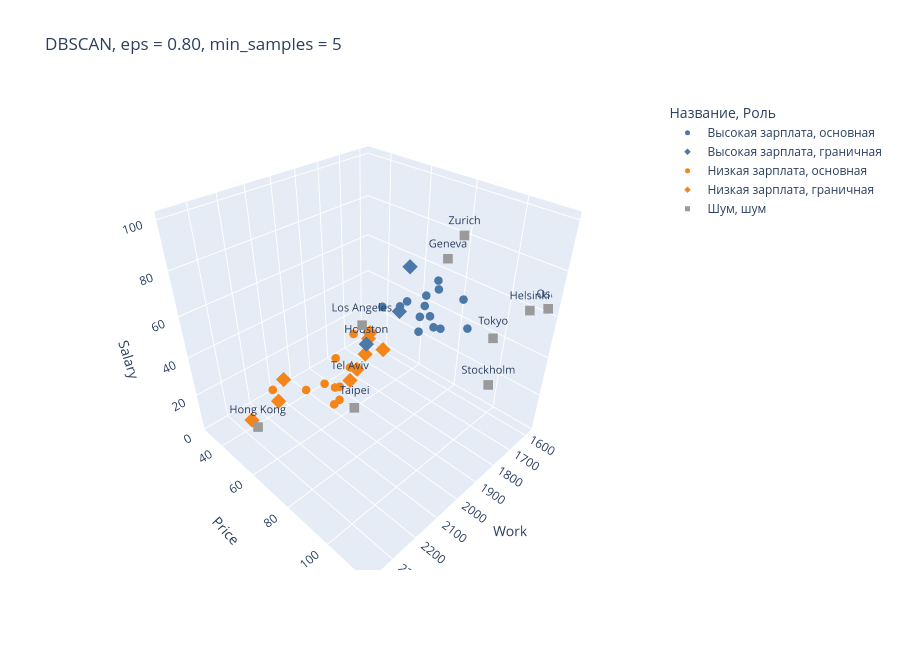

Here is the notebook cell this chart was saved with:
### Markdown cell above
Залитые точки основные, пустые кружки граничные, крестики шум. Подпишу шум на 3D-графике, его можно повернуть. Houston и Tel Aviv тоже подпишу: через эту пару группы слипаются, если увеличить `eps` до 0.97.

### Code cell
import plotly.express as px

plot_df = df_clusters.reset_index()
signed_cities = set(df_clusters.index[df_clusters['Cluster'] == -1]) | {'Houston', 'Tel_Aviv'}
plot_df['Подпись'] = plot_df['City'].where(plot_df['City'].isin(signed_cities), '')
plot_df['Подпись'] = plot_df['Подпись'].str.replace('_', ' ', regex=False)

name_order = ['Высокая зарплата', 'Низкая зарплата', 'Шум']
fig_3d = px.scatter_3d(
    plot_df,
    x='Work',
    y='Price',
    z='Salary',
    color='Название',
    symbol='Роль',
    hover_name='City',
    text='Подпись',
    category_orders={'Название': name_order, 'Роль': ['основная', 'граничная', 'шум']},
    color_discrete_map={
        'Высокая зарплата': '#4c78a8',
        'Низкая зарплата': '#f58518',
        'Шум': '#9a9a9a',
    },
    title='DBSCAN, eps = 0.80, min_samples = 5',
    height=650,
)
fig_3d.update_traces(marker_size=5, textposition='top center', textfont_size=11)
fig_3d.show()

### Figure 1 — Plotly figure (JSON) as saved in the notebook; plotly's stock layout.template omitted (floating-point values rounded to 4 significant figures)
{"data": [{"hovertemplate": "<b>%{hovertext}</b><br><br>Название=Высокая зарплата<br>Роль=основная<br>Work=%{x}<br>Price=%{y}<br>Salary=%{z}<br>Подпись=%{text}<extra></extra>", "hovertext": ["Amsterdam", "Brussels", "Chicago", "Copenhagen", "Dublin", "Dusseldorf", "Frankfurt", "London", "Madrid", "Milan", "Montreal", "Paris", "Sydney", "Toronto", "Vienna"], "legendgroup": "Высокая зарплата, основная", "marker": {"color": "#4c78a8", "size": 5, "symbol": "circle"}, "mode": "markers+text", "name": "Высокая зарплата, основная", "scene": "scene", "showlegend": true, "text": ["", "", "", "", "", "", "", "", "", "", "", "", "", "", ""], "textfont": {"size": 11}, "textposition": "top center", "type": "scatter3d", "x": [1714, 1708, 1924, 1717, 1759, 1693, 1650, 1737, 1710, 1773, 1827, 1744, 1668, 1888, 1780], "y": [65.6, 73.8, 73.9, 91.3, 76.0, 78.5, 74.5, 84.2, 93.8, 82.0, 72.7, 81.6, 70.8, 70.2, 78.0], "z": [49.0, 50.5, 61.9, 62.9, 41.4, 60.2, 60.4, 46.2, 50.0, 53.3, 56.3, 45.9, 52.1, 58.2, 51.3]}, {"hovertemplate": "<b>%{hovertext}</b><br><br>Название=Высокая зарплата<br>Роль=граничная<br>Work=%{x}<br>Price=%{y}<br>Salary=%{z}<br>Подпись=%{text}<extra></extra>", "hovertext": ["Houston", "Luxembourg", "New_York"], "legendgroup": "Высокая зарплата, граничная", "marker": {"color": "#4c78a8", "size": 5, "symbol": "diamond"}, "mode": "markers+text", "name": "Высокая зарплата, граничная", "scene": "scene", "showlegend": true, "text": ["Houston", "", ""], "textfont": {"size": 11}, "textposition": "top center", "type": "scatter3d", "x": [1978, 1768, 1942], "y": [71.9, 71.1, 83.3], "z": [46.3, 71.1, 65.8]}, {"hovertemplate": "<b>%{hovertext}</b><br><br>Название=Низкая зарплата<br>Роль=основная<br>Work=%{x}<br>Price=%{y}<br>Salary=%{z}<br>Подпись=%{text}<extra></extra>", "hovertext": ["Bogota", "Buenos_Aires", "Caracas", "Johannesburg", "Mexico_City", "Nairobi", "Nicosia", "Panama", "San_Paulo", "Singpore"], "legendgroup": "Низкая зарплата, основная", "marker": {"color": "#f58518", "size": 5, "symbol": "circle"}, "mode": "markers+text", "name": "Низкая зарплата, основная", "scene": "scene", "showlegend": true, "text": ["", "", "", "", "", "", "", "", "", ""], "textfont": {"size": 11}, "textposition": "top center", "type": "scatter3d", "x": [2152, 1971, 2041, 1945, 1944, 1958, 1825, 2078, 1856, 2042], "y": [37.9, 56.1, 61.0, 51.1, 49.8, 45.0, 47.9, 49.2, 48.9, 64.4], "z": [11.5, 12.5, 10.9, 24.0, 5.7, 5.8, 28.3, 13.8, 11.1, 16.1]}, {"hovertemplate": "<b>%{hovertext}</b><br><br>Название=Низкая зарплата<br>Роль=граничная<br>Work=%{x}<br>Price=%{y}<br>Salary=%{z}<br>Подпись=%{text}<extra></extra>", "hovertext": ["Athens", "Bombay", "Kuala_Lumpur", "Lagos", "Lisbon", "Manila", "Rio_de_Janeiro", "Seoul", "Tel_Aviv"], "legendgroup": "Низкая зарплата, граничная", "marker": {"color": "#f58518", "size": 5, "symbol": "diamond"}, "mode": "markers+text", "name": "Низкая зарплата, граничная", "scene": "scene", "showlegend": true, "text": ["", "", "", "", "", "", "", "", "Tel Aviv"], "textfont": {"size": 11}, "textposition": "top center", "type": "scatter3d", "x": [1792, 2052, 2167, 1786, 1742, 2268, 1749, 1842, 2015], "y": [53.8, 30.3, 43.5, 45.2, 56.2, 40.0, 46.3, 58.3, 67.3], "z": [30.4, 5.3, 9.9, 2.7, 18.8, 4.0, 10.5, 32.7, 27.0]}, {"hovertemplate": "<b>%{hovertext}</b><br><br>Название=Шум<br>Роль=шум<br>Work=%{x}<br>Price=%{y}<br>Salary=%{z}<br>Подпись=%{text}<extra></extra>", "hovertext": ["Geneva", "Helsinki", "Hong_Kong", "Los_Angeles", "Oslo", "Stockholm", "Taipei", "Tokyo", "Zurich"], "legendgroup": "Шум, шум", "marker": {"color": "#9a9a9a", "size": 5, "symbol": "square"}, "mode": "markers+text", "name": "Шум, шум", "scene": "scene", "showlegend": true, "text": ["Geneva", "Helsinki", "Hong Kong", "Los Angeles", "Oslo", "Stockholm", "Taipei", "Tokyo", "Zurich"], "textfont": {"size": 11}, "textposition": "top center", "type": "scatter3d", "x": [1880, 1667, 2375, 2068, 1583, 1805, 2145, 1880, 1868], "y": [95.9, 113.6, 63.8, 79.8, 115.5, 111.3, 84.3, 115.0, 100.0], "z": [90.3, 66.6, 27.8, 65.2, 63.7, 39.2, 34.5, 68.0, 100.0]}], "layout": {"height": 650, "legend": {"title": {"text": "Название, Роль"}, "tracegroupgap": 0}, "scene": {"domain": {"x": [0.0, 1.0], "y": [0.0, 1.0]}, "xaxis": {"title": {"text": "Work"}}, "yaxis": {"title": {"text": "Price"}}, "zaxis": {"title": {"text": "Salary"}}}, "title": {"text": "DBSCAN, eps = 0.80, min_samples = 5"}}}
